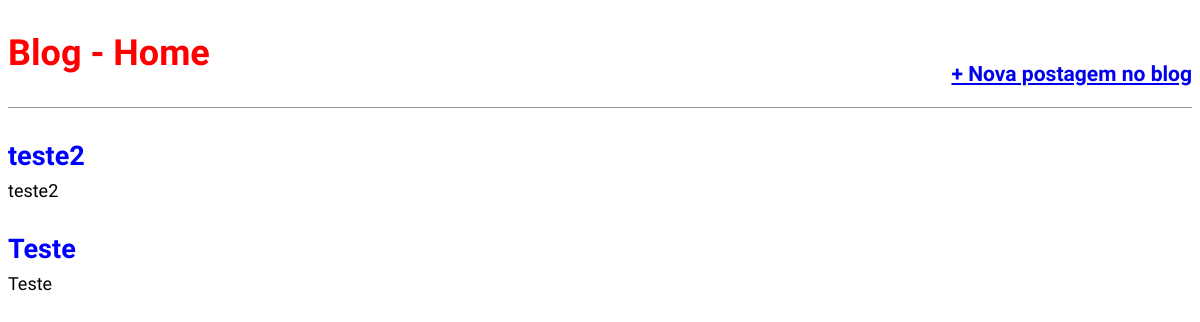
The app's page /, older data.
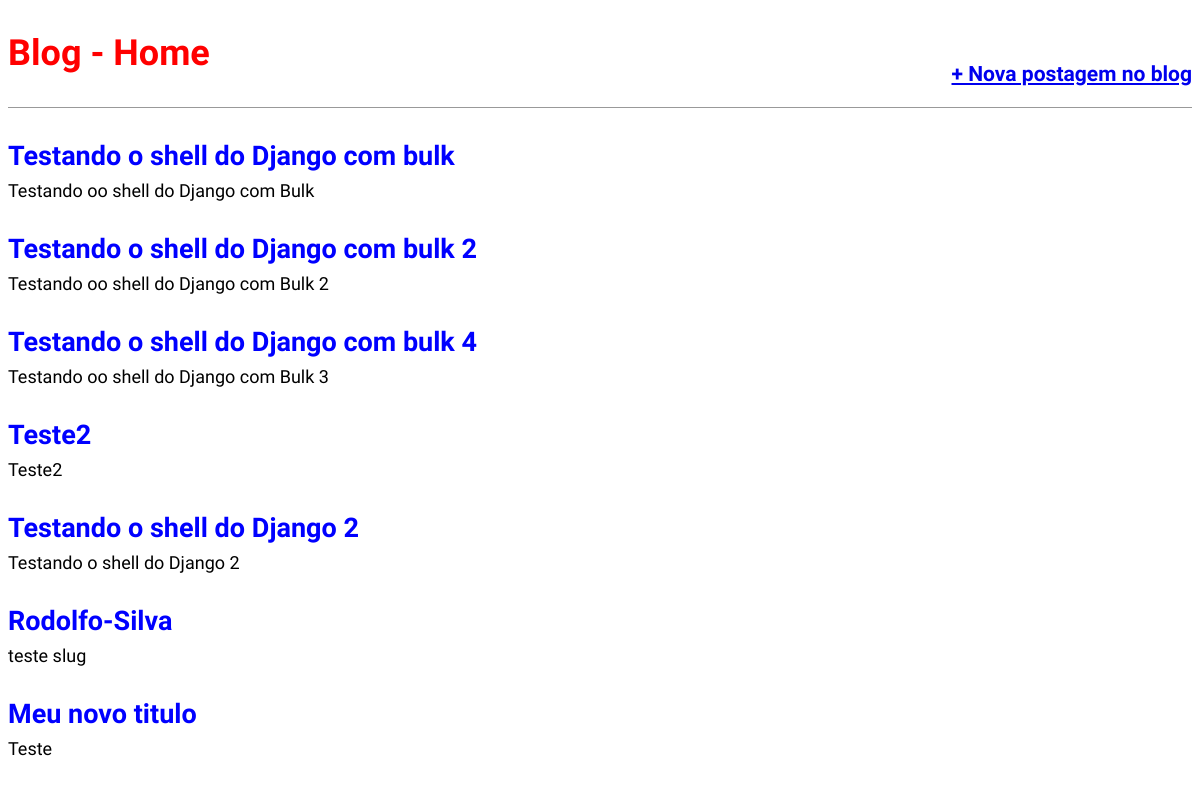
The same page, newer data.
### blog/models.py (models this page shows, shortened)
class Post(models.Model):
    STATUS = (
        ('rascunho', 'Rascunho'),
        ('publicado', 'Publicado'),
    )
    titulo = models.CharField(max_length=250)
    slug = models.SlugField(max_length=250)  # https://site.com/noticias/campeonato-brasileiro-2020/01/02/2020
    autor = models.ForeignKey(User,
                              on_delete=models.CASCADE)
    conteudo = models.TextField()
    publicado = models.DateTimeField(default=timezone.now)
    criado = models.DateTimeField(auto_now_add=True)
    alterado = models.DateTimeField(auto_now=True)
    status = models.CharField(max_length=10,
                              choices=STATUS,
                              default='rascunho')
    objects = models.Manager()
    published = PublishedManager()
    def get_absolute_url(self):
        return reverse('post_detail', args=[self.slug])
    class Meta:
        ordering = ('-publicado',)  # o - ordena do mais recente primeiro

### blog/views.py (the view)
# urls.py: path('', views.BlogListView.as_view(), name='home'),
class BlogListView(ListView):
    model = Post
    template_name = 'blog/home.html'

### blog/templates/blog/home.html (shortened to what this page needs)
{% extends 'base.html' %}
{% block content %}
    {% for post in object_list %}
        <div class="post-entry">
            <h2><a href=" {{post.get_absolute_url}} "> {{ post.titulo }}</a></h2>
            <p> {{ post.conteudo }}</p>
        </div>
    {% endfor %}
{% endblock content %}

### templates/base.html (shortened to what this page needs)
{% load static %}
<!DOCTYPE html>
<html lang="pt-br">
<head>
    <link rel="stylesheet" href="{% static 'css/style.css' %}">
</head>
<body>
    <header>
        <div class="nav-left">
            <h1><a href="/">Blog - Home</a></h1>
        </div>
        <div class="nav-right">
            <h3><a href="{% url 'post_new' %}">+ Nova postagem no blog</a> </h3>
        </div>
    </header>
    <div class="container">
        {% block content %} {% endblock content %}
    </div>
</body>
</html>

### statics/CSS/style.css (style rules this page uses)
body { font-family: 'Source Sans Pro', sans-serif; font-size: 18px; }
header { border-bottom: 1px solid #999; margin-bottom: 2rem; display: flex; }
header h1 a { color:red; text-decoration: none; }
.nav-left { margin-right: auto; }
.nav-right { display: flex; padding-top: 2rem; }
.post-entry { margin-bottom: 2rem; }
.post-entry h2 { margin: 0.5rem 0; }
.post-entry h2 a, .post-entry h2 a:visited { color: blue; text-decoration: none; }
.post-entry p { margin: 0; font-weight: 400; }

Row changes from the older to the newer data that the page shows:
removed Post: titulo "teste2", conteudo "teste2"
removed Post: titulo "Teste", conteudo "Teste"
added Post: titulo "Testando o shell do Django com bulk", conteudo "Testando oo shell do Django com Bulk"
added Post: titulo "Testando o shell do Django com bulk 2", conteudo "Testando oo shell do Django com Bulk 2"
added Post: titulo "Testando o shell do Django com bulk 4", conteudo "Testando oo shell do Django com Bulk 3"
added Post: titulo "Teste2", conteudo "Teste2"
added Post: titulo "Testando o shell do Django 2", conteudo "Testando o shell do Django 2"
added Post: titulo "Rodolfo-Silva", conteudo "teste slug"
added Post: titulo "Meu novo titulo", conteudo "Teste"
